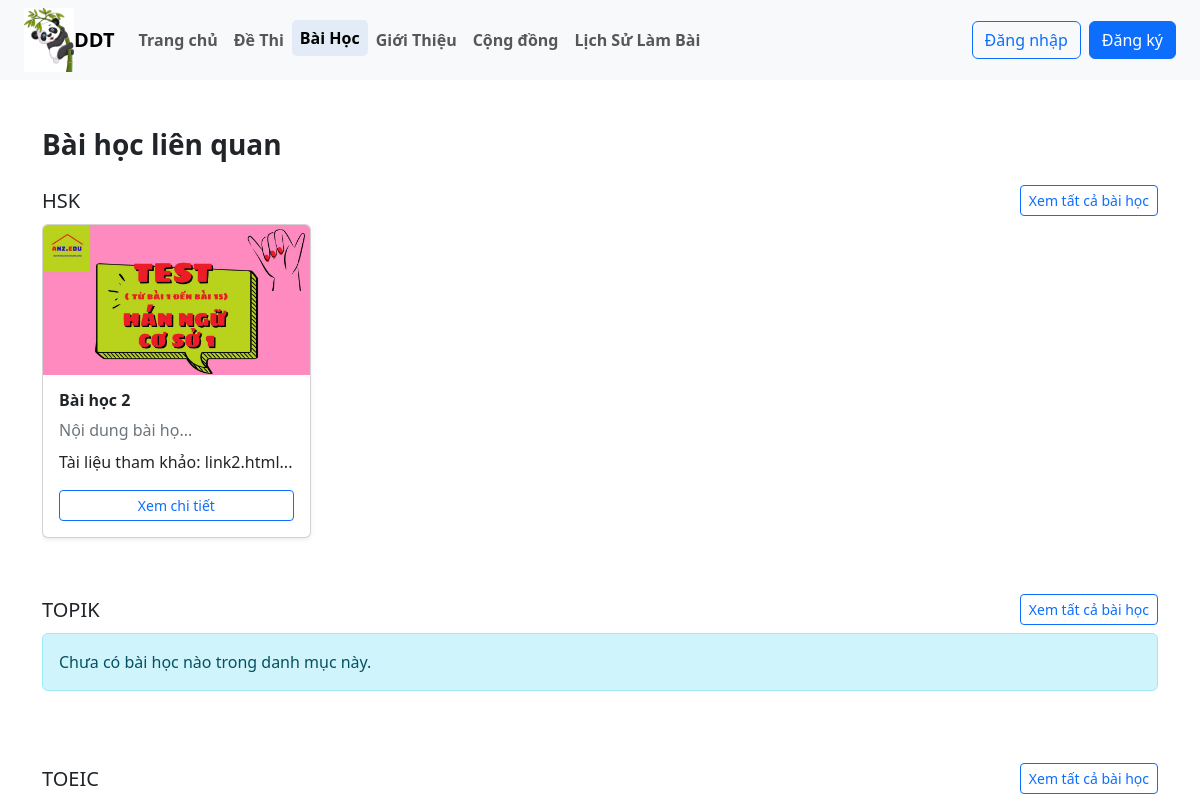
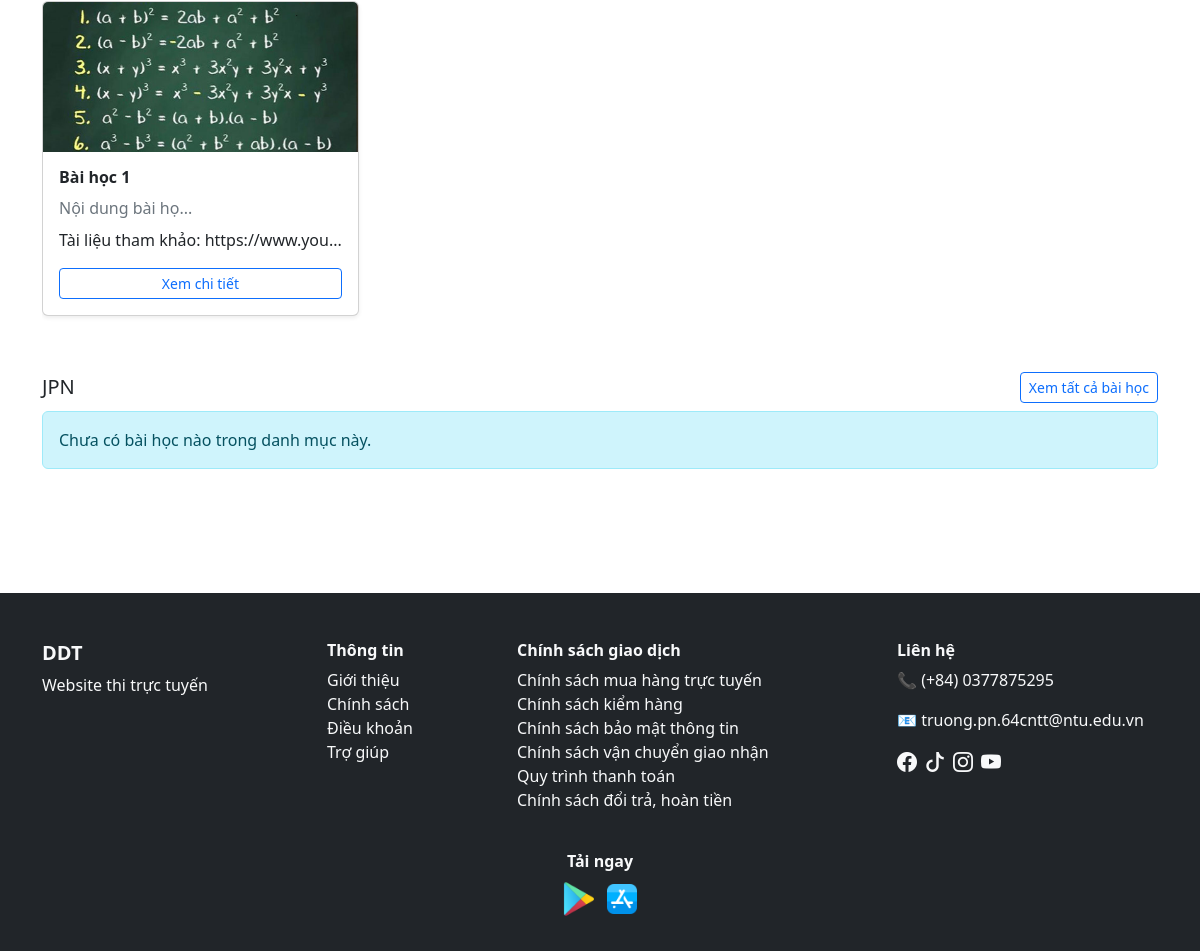
Screenshot of /user/bai_hoc.php with the database file from the repository (2 pictures, top to bottom).
### tables this page shows
CREATE TABLE `danh_muc_de_thi` (
  `id` int(11) NOT NULL,
  `ten_danh_muc` varchar(100) NOT NULL,
  `mo_ta` text DEFAULT NULL
);

CREATE TABLE `bai_hoc` (
  `id` varchar(10) NOT NULL,
  `tieu_de` varchar(255) NOT NULL,
  `noi_dung` text DEFAULT NULL,
  `anh_bai_hoc` varchar(255) DEFAULT NULL,
  `link_bai_hoc` varchar(255) DEFAULT NULL,
  `ngay_tao` datetime DEFAULT current_timestamp(),
  `id_danh_muc` int(11) DEFAULT NULL
);

### user/bai_hoc.php (the view)
<?php
include("./header.php");
?>
<div class="container my-5">
    <h3 class="mb-4 fw-bold">Bài học liên quan</h3>
    <?php
    $sql_dm = "SELECT * FROM danh_muc_de_thi";
    $result_dm = mysqli_query($dbc, $sql_dm);
    ?>
    <?php while ($dm = mysqli_fetch_assoc($result_dm)): ?>
    <?php
        $id_dm = $dm['id'];
        $sql_bh = "SELECT * FROM bai_hoc WHERE id_danh_muc = '$id_dm' ORDER BY ngay_tao DESC";
        $result_bh = mysqli_query($dbc, $sql_bh);
        ?>
    <div class="mb-5">
        <div class="d-flex justify-content-between align-items-center mb-2">
            <h5 class="m-0"><?= $dm['ten_danh_muc'] ?></h5>
            <a href="tat_ca_bai_hoc.php?id_dm=<?= $dm['id'] ?>" class="btn btn-outline-primary btn-sm">
                Xem tất cả bài học
            </a>
        </div>
        <div class="d-flex flex-row overflow-auto gap-3 pb-2">
            <?php if (mysqli_num_rows($result_bh) > 0): ?>
            <?php while ($bh = mysqli_fetch_assoc($result_bh)): ?>
            <div class="card shadow-sm" style="min-width: 260px;">
                <?php if (!empty($bh['anh_bai_hoc'])): ?>
                <img src="./image_baihoc/<?= $bh['anh_bai_hoc'] ?>" class="card-img-top"
                    style="height: 150px; object-fit: cover;">
                <?php endif; ?>
                <div class="card-body">
                    <h6 class="card-title fw-bold"><?= $bh['tieu_de'] ?></h6>
                    <p class="text-secondary  mb-2">
                        <?= substr($bh['noi_dung'], 0, 20) ?>...
                    </p>
                    <?php if (!empty($bh['link_bai_hoc'])): ?>
                    <p>
                        Tài liệu tham khảo: <?= substr($bh['link_bai_hoc'], 0, 15) ?>...
                    </p>
                    <?php endif; ?>
                    <a href="chi_tiet_bai_hoc.php?id_bh=<?= $bh['id'] ?>" class="btn btn-outline-primary btn-sm w-100">
                        Xem chi tiết
                    </a>
                </div>
            </div>
            <?php endwhile; ?>
            <?php else: ?>
            <div class="alert alert-info w-100">
                Chưa có bài học nào trong danh mục này.
            </div>
            <?php endif; ?>
        </div>
    </div>
    <?php endwhile; ?>
</div>
<?php
include("./footer.php");
?>

### rows the page displays
danh_muc_de_thi: ten_danh_muc "HSK"
bai_hoc: anh_bai_hoc (picture), tieu_de "Bài học 2", noi_dung "Nội dung bài họ", link_bai_hoc "link2.html"
danh_muc_de_thi: ten_danh_muc "TOPIK", shows "Chưa có bài học nào trong danh mục này."
danh_muc_de_thi: ten_danh_muc "TOEIC"
bai_hoc: anh_bai_hoc (picture), tieu_de "Bài học 1", noi_dung "Nội dung bài họ", link_bai_hoc "https://www.you"
danh_muc_de_thi: ten_danh_muc "JPN", shows "Chưa có bài học nào trong danh mục này."
